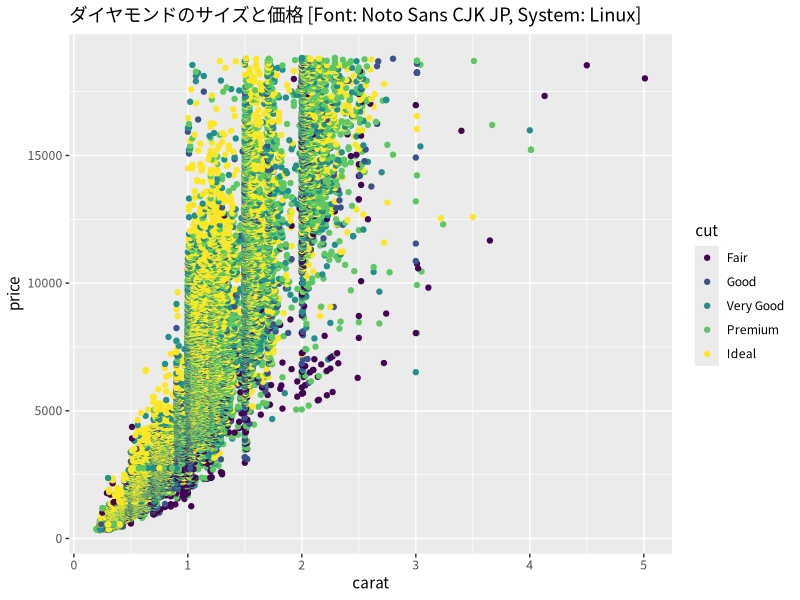

The R script that drew this image:
library(tidyverse)

# インストールされていなければ systemfonts パッケージをインストール
# よくある !require() はインストール済の場合パッケージをロードするが、
# 今回は sytemfonts をロードする程ではないので別の方法で未インストール検知
if (!("systemfonts" %in% installed.packages()[,"Package"])) {
  install.packages("systemfonts")
}

# グラフに使う sans 系（ゴシック体）のフォント候補
# 一番最後の "sans" はフェイルセーフ
sans_candidate <- c(
  "Yu Gothic",
  "YuGothic",
  "Hiragino Sans",
  "Hiragino Kaku Gothic ProN",
  "HiraKakuProN-W3",
  "Noto Sans CJK JP",
  "Noto Sans JP",
  "MS Gothic",
  "sans"
)

# システムで認識しているフォントファミリー名と候補を突き合わせる
# 候補で先にあるものが優先、どれも該当しない場合は最後の "sans"
font_sans <- 
  # システムで認識しているフォントのファミリー名を抽出
  systemfonts::system_fonts() %>% 
  pull(family) %>% 
  unique() %>% 
  # 上のリストと合致した中で、リスト内での登場順が一番早いものを採用
  match(sans_candidate, nomatch = length(sans_candidate)) %>%
  min(na.rm = TRUE) %>% 
  sans_candidate[.]

# フォントとOSの情報（macOS は Darwin ？）
font_info <- sprintf("[Font: %s, System: %s]",
                     font_sans,
                     Sys.info()["sysname"])

# sample
diamonds %>% 
  ggplot(aes(x = carat, y = price, colour = cut)) +
    geom_point() +
    ggtitle(paste("ダイヤモンドのサイズと価格", font_info)) +
    theme_gray(base_family = font_sans)

# conclusion:
# font_sans <- switch(Sys.info()["sysname"],
#                     "Windows" = "Yu Gothic",
#                     "Darwin"  = "Hiragino Sans",
#                     "Noto Sans CJK JP")
